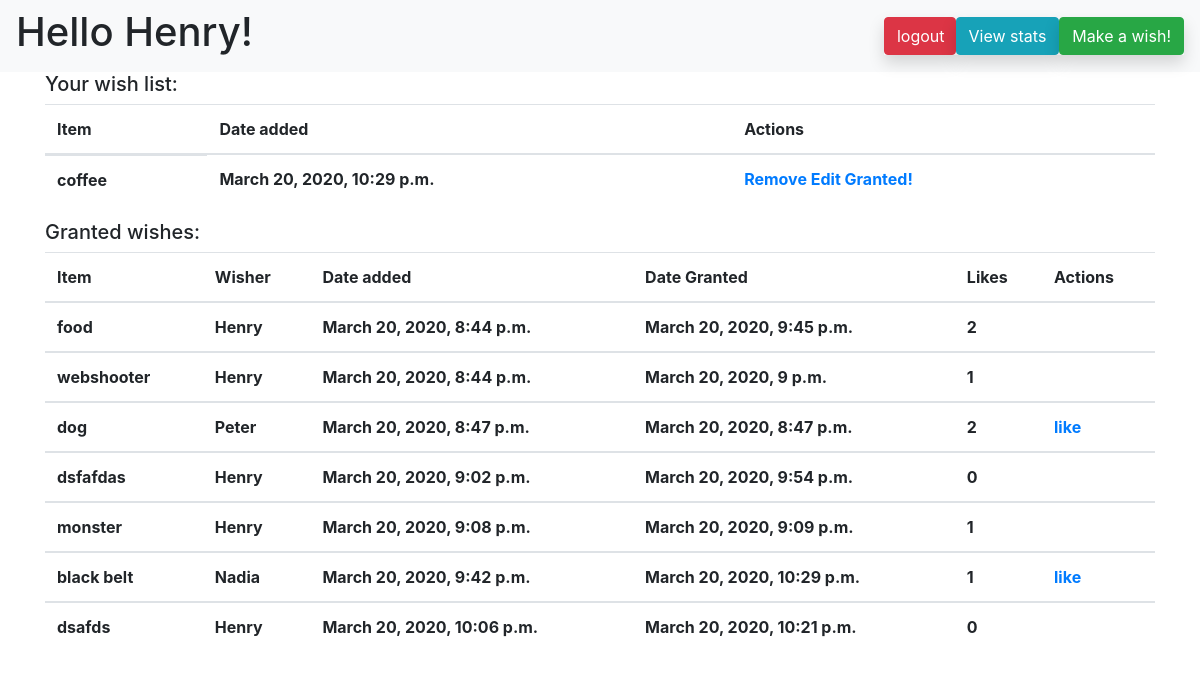
The app's page /wishes (signed in) with its own data.
### exam_app/models.py (models this page shows)
class User(models.Model):
    first_name = models.CharField(max_length=60)
    last_name = models.CharField(max_length=60)
    email = models.CharField(max_length=60)
    password = models.CharField(max_length=60)
    created_at = models.DateTimeField(auto_now_add=True)
    updated_at = models.DateTimeField(auto_now=True)
    objects = UserManager()

class Wish(models.Model):
    item = models.CharField(max_length=255)
    description = models.TextField()
    like = models.ManyToManyField(User, related_name="user_likes")
    total_likes = models.IntegerField(default=0)
    wished_by = models.ForeignKey(
        User, related_name="User_wishes", on_delete=models.CASCADE
    )
    grant_wish = models.BooleanField(default=False)
    created_at = models.DateTimeField(auto_now_add=True)
    updated_at = models.DateTimeField(auto_now=True)
    objects = WishManager()

### exam_app/views.py (the view)
# urls.py: path("wishes", views.wishes),
def wishes(request):
    user_id_is_session = request.session.get("user_id")
    all_wishes = Wish.objects.all()
    if user_id_is_session:
        user_from_db = User.objects.get(id=user_id_is_session)
        context = {
            "user": user_from_db,
            "all_wishes": all_wishes,
            "user_wishes": Wish.objects.filter(wished_by=user_from_db),
            "granted_wishes": Wish.objects.filter(grant_wish=True),
            "not_granted": Wish.objects.filter(grant_wish=False),
        }
    return render(request, "success.html", context)

### exam_app/templates/success.html (shortened to what this page needs)
<!DOCTYPE html>
<html lang="en">
<head>
    <link href="https://stackpath.bootstrapcdn.com/bootstrap/4.4.1/css/bootstrap.min.css" rel="stylesheet"
>
</head>
<body>
    <nav class="navbar navbar-expand-lg navbar-light bg-light">
        <h1>Hello {{user.first_name}}!</h1>
        <ul class="nav navbar-nav ml-auto">
            <li>
                <div class="shadow">
                    <a class="btn btn-danger" style="padding-right: 10px;" href="/logout">logout</a>
                </div>
            </li>
            <li>
                <div class="shadow">
                    <a class="btn btn-info" href="/view_stats">View stats</a>
                </div>
            </li>
            <li>
                <div class="shadow">
                    <a class="btn btn-success" href="/wish_page">Make a wish!</a>
                </div>
            </li>
        </ul>
    </nav>
    <div class="container">
        <h5>Your wish list:</h5>
        <table class="table table-hover">
            <thead>
                <tr>
                    <th scope="col">Item</th>
                    <th scope="col">Date added</th>
                    <th scope="col">Actions</th>
                </tr>
            </thead>
            <tbody>
                {% for wishes in not_granted%}
                {% if wishes.wished_by.id == request.session.user_id%}
                <tr>
                    <th class="d-block">{{wishes.item}}</th>
                    <th>{{wishes.created_at}}</th>
                    <th>
                        <a href="/remove/{{wishes.id}}">Remove</a>
                        <a href="/wishes/{{wishes.id}}/edit">Edit</a>
                        <a href="/grant_wish/{{wishes.id}}">Granted!</a>
                    </th>
                </tr>
                {% endif %}
                {% endfor %}
            </tbody>
        </table>
        <h5>Granted wishes:</h5>
        <table class="table table-hover">
            <thead>
                <tr>
                    <th scope="col">Item</th>
                    <th scope="col">Wisher</th>
                    <th scope="col">Date added</th>
                    <th scope="col">Date Granted</th>
                    <th scope="col">Likes</th>
                    <th scope="col">Actions</th>
                </tr>
            </thead>
            {% for wishes in granted_wishes %}
            <tbody>
                <tr>
                    <th>{{wishes.item}}</th>
                    <th>{{wishes.wished_by.first_name}}</th>
                    <th>{{wishes.created_at}}</th>
                    <th>{{wishes.updated_at}}</th>
                    <th>{{wishes.like.count}}</th>
                    {% if wishes.wished_by.id != request.session.user_id %}
                    <th>
                        <a href="/likes/{{wishes.id}}">like</a>
                    </th>
                    {% endif %}
                </tr>
            </tbody>
            {% endfor %}
        </table>
    </div>
</body>
</html>

### records on screen
User: first_name "Henry"
Wish: item "coffee", created_at "March 20, 2020, 10:29 p.m."
Wish: item "food", wished_by.first_name "Henry", created_at "March 20, 2020, 8:44 p.m.", updated_at "March 20, 2020, 9:45 p.m.", like.count "2"
Wish: item "webshooter", wished_by.first_name "Henry", created_at "March 20, 2020, 8:44 p.m.", updated_at "March 20, 2020, 9 p.m.", like.count "1"
Wish: item "dog", wished_by.first_name "Peter", created_at "March 20, 2020, 8:47 p.m.", updated_at "March 20, 2020, 8:47 p.m.", like.count "2"
Wish: item "dsfafdas", wished_by.first_name "Henry", created_at "March 20, 2020, 9:02 p.m.", updated_at "March 20, 2020, 9:54 p.m.", like.count "0"
Wish: item "monster", wished_by.first_name "Henry", created_at "March 20, 2020, 9:08 p.m.", updated_at "March 20, 2020, 9:09 p.m.", like.count "1"
Wish: item "black belt", wished_by.first_name "Nadia", created_at "March 20, 2020, 9:42 p.m.", updated_at "March 20, 2020, 10:29 p.m.", like.count "1"
Wish: item "dsafds", wished_by.first_name "Henry", created_at "March 20, 2020, 10:06 p.m.", updated_at "March 20, 2020, 10:21 p.m.", like.count "0"
